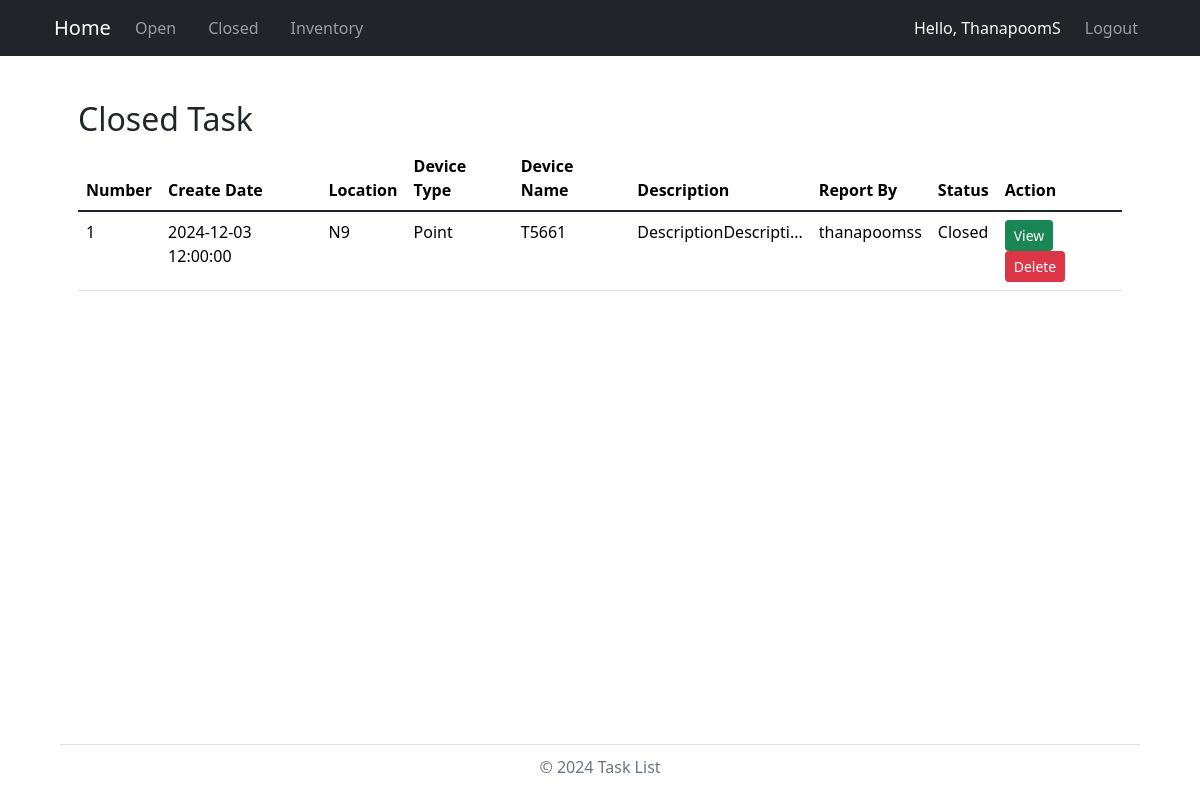
/closed (signed in), run on an earlier commit of the app's database.
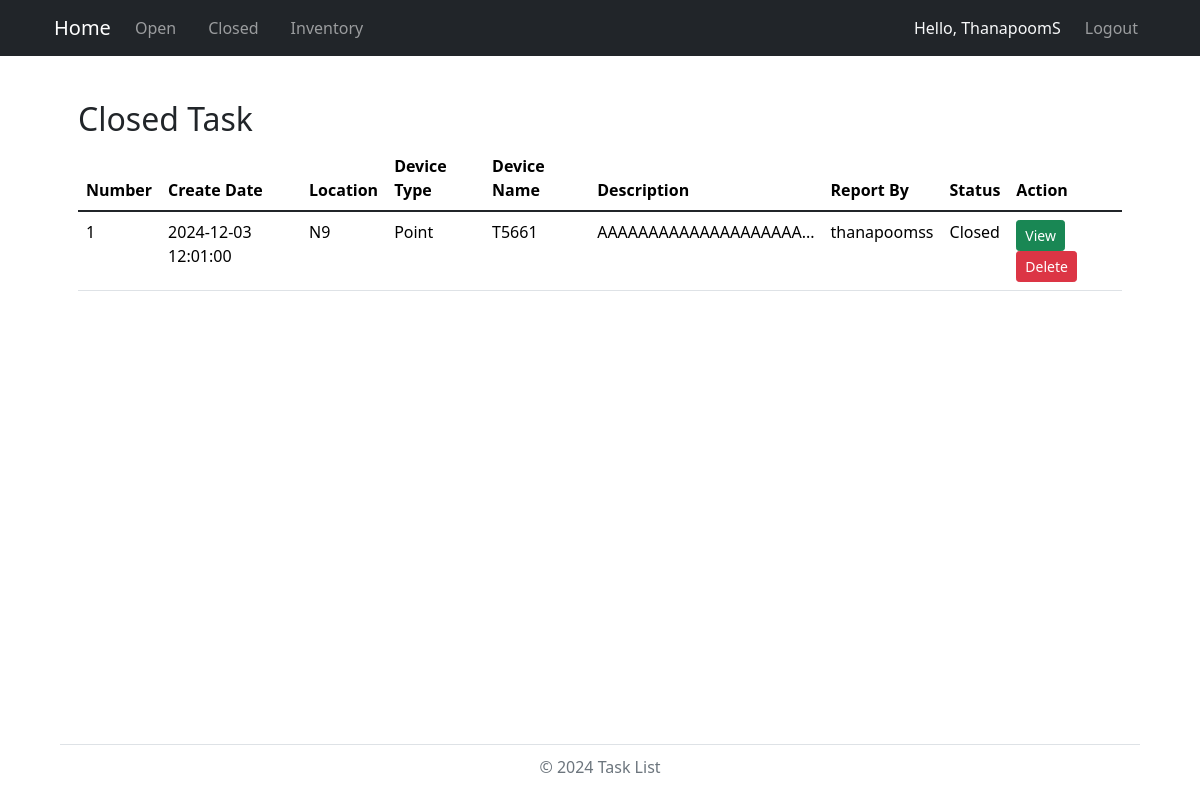
And on a later commit of the database.
### models.py (models this page shows, shortened)
class Work(db.Model):
    number = db.Column(db.Integer, primary_key=True, autoincrement=True)  # เลข 6 หลัก รันอัตโนมัติ
    create_date = db.Column(db.DateTime, default=now_utc)  # วันที่และเวลา สร้างอัตโนมัติ
    work_order = db.Column(db.String(50), nullable=False)          # Work Order
    line_id = db.Column(db.Integer, db.ForeignKey('line.id'), nullable=True)
    location_id = db.Column(db.Integer, db.ForeignKey('location.id'), nullable=True)
    device_type_id = db.Column(db.Integer, db.ForeignKey('device_type.id'), nullable=True)
    device_name_id = db.Column(db.Integer, db.ForeignKey('device_name.id'), nullable=True)
    description = db.Column(db.Text, nullable=False)               # รายละเอียด
    report_by = db.Column(db.String(50), nullable=False)           # ผู้รายงาน
    status = db.Column(db.String(20), nullable=False, default="open")  # สถานะ (ค่าเริ่มต้น: open)
    link = db.Column(db.String(255), nullable=True)           # URL ของไฟล์
    line = db.relationship('Line', backref='works')
    location = db.relationship('Location', backref='works')
    device_type = db.relationship('DeviceType', backref='works')
    device_name = db.relationship('DeviceName', backref='works')

class Location(db.Model):
    id = db.Column(db.Integer, primary_key=True)
    name = db.Column(db.String(50), nullable=False)
    line_id = db.Column(db.Integer, db.ForeignKey('line.id'), nullable=False)
    line = db.relationship('Line', backref=db.backref('locations', lazy=True))

class DeviceType(db.Model):
    id = db.Column(db.Integer, primary_key=True)
    name = db.Column(db.String(50), nullable=False)
    line_id = db.Column(db.Integer, db.ForeignKey('line.id'), nullable=False)
    line = db.relationship('Line', backref=db.backref('device_types', lazy=True))

class DeviceName(db.Model):
    id = db.Column(db.Integer, primary_key=True)
    name = db.Column(db.String(100), nullable=False)
    device_type_id = db.Column(db.Integer, db.ForeignKey('device_type.id'), nullable=False)
    location_id = db.Column(db.Integer, db.ForeignKey('location.id'), nullable=False)
    device_type = db.relationship('DeviceType', backref=db.backref('device_names', lazy=True))
    location = db.relationship('Location', backref=db.backref('device_names', lazy=True))
    bound = db.Column(db.String(100), nullable=True)
    inandout = db.Column(db.String(100), nullable=True)
    serial_number = db.Column(db.String(100), nullable=True)

### routes.py (the view)
    @app.route('/closed',methods=['GET','POST'])
    @login_required
    def closed():
        works = Work.query.all()
        return render_template("closed.html", works=works)

### app.py (called while the page is built)
@login_manager.user_loader
def load_user(user_id):      # โหลดผู้ใช้จากฐานข้อมูลตาม user_id
    return User.query.get(int(user_id))

### templates/closed.html (shortened to what this page needs)
{% import "bootstrap/wtf.html" as wtf %}
{% extends "layout.html" %}
{% block content %}
<!DOCTYPE html>
<html lang="en">
<head>
    <link rel="stylesheet" href="https://cdn.jsdelivr.net/npm/bootstrap@5.1.3/dist/css/bootstrap.min.css">
    <link rel="stylesheet" href="https://cdn.jsdelivr.net/npm/bootstrap-table/dist/bootstrap-table.min.css">
</head>
<body>
<div class="container">
    <br>
    <h2>Closed Task</h2>
    {% if works %}
    <table data-toggle="table"
           data-search="true"
           data-pagination="true"
           data-page-list="[10, 25, 50, 100, all]"
           class="table">
        <thead>
            <tr>
                <th data-sortable="true" data-field="number">Number</th>
                <th data-sortable="true" data-field="create_date">Create Date</th>
                <th data-sortable="true" data-field="location_name">Location</th>
                <th data-sortable="true" data-field="device_type">Device Type</th>
                <th data-sortable="true" data-field="device_name">Device Name</th>
                <th data-sortable="true" data-field="description">Description</th>
                <th data-sortable="true" data-field="report_by">Report By</th>
                <th data-sortable="true" data-field="status">Status</th>
                <th data-field="action">Action</th>
            </tr>
        </thead>
        <tbody>
            {% for work in works %}
            {% if work.status != 'Open' %}
            <tr>
                <td>{{ work.number }}</td>
                <td>{{ work.create_date.strftime('%Y-%m-%d %H:%M:%S') }}</td>
                <td>{{ work.location.name if work.location else 'N/A' }}</td>
                <td>{{ work.device_type.name if work.device_type else 'N/A' }}</td>
                <td>{{ work.device_name.name if work.device_name else 'N/A' }}</td>
                <td>
                    {% if work.description|length > 20 %}
                        <span title="{{ work.description }}" data-bs-toggle="tooltip" data-bs-placement="top">
                            {{ work.description[:20] }}...
                        </span>
                    {% else %}
                        {{ work.description }}
                    {% endif %}
                </td>
                <td>{{ work.report_by }}</td>
                <td>{{ work.status }}</td>
                <td class="actions">
                    <a href="{{ url_for('work_detail', number=work.number) }}" class="btn btn-success btn-sm">View</a>
                    {% if current_user.role == 'admin' %}
                        <a href="#" onclick="confirmDelete('{{ work.number }}')" class="btn btn-danger btn-sm">Delete</a>
                    {% endif %}
                </td>
            </tr>
            {% endif %}
            {% endfor %}
        </tbody>
    </table>
    {% endif %}
</div>
</body>
</html>
{% endblock %}

What changed in the data, as far as the page shows it:
changed Work "thanapoomss": create_date "2024-12-03 12:00:00" → "2024-12-03 12:01:00"; description "DescriptionDescripti" → "AAAAAAAAAAAAAAAAAAAA"
